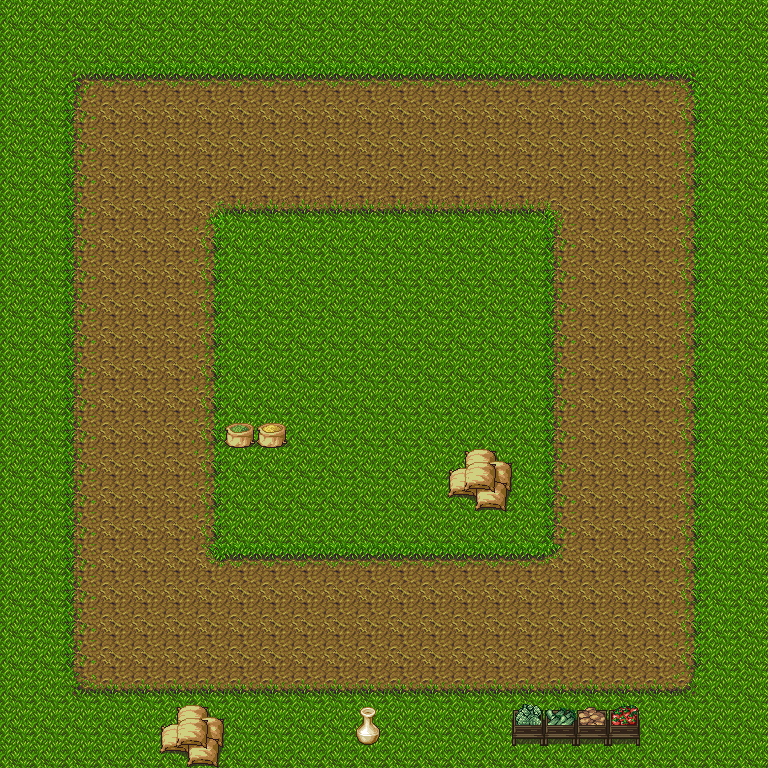

Below is a game level as drawn by its tile map, then a one-line description and the .tmx that defines it (tile-layer data replaced by summaries):
An orthogonal 24x24 tile map with 32x32 px tiles, 3 tile layers (Tile Layer 3, Tile Layer 1, Tile Layer 2), 2 tilesets.

<map version="1.2" tiledversion="1.3.2" orientation="orthogonal" renderorder="right-up" compressionlevel="0" width="24" height="24" tilewidth="32" tileheight="32" infinite="0" nextlayerid="4" nextobjectid="1">
 <tileset firstgid="1" source="terrain.tsx" />
 <tileset firstgid="1025" source="Tilesets/PathAndObjects.tsx" />
 <layer id="3" name="Tile Layer 3" width="24" height="24">
  <data>[576 cells, 576 non-empty, 15 distinct tile ids]</data>
 </layer>
 <layer id="1" name="Tile Layer 1" width="24" height="24">
  <data>[576 cells, 20 non-empty, 16 distinct tile ids]</data>
 </layer>
 <layer id="2" name="Tile Layer 2" width="24" height="24">
  <data>[576 cells, 0 non-empty, 0 distinct tile ids]</data>
 </layer>
</map>
